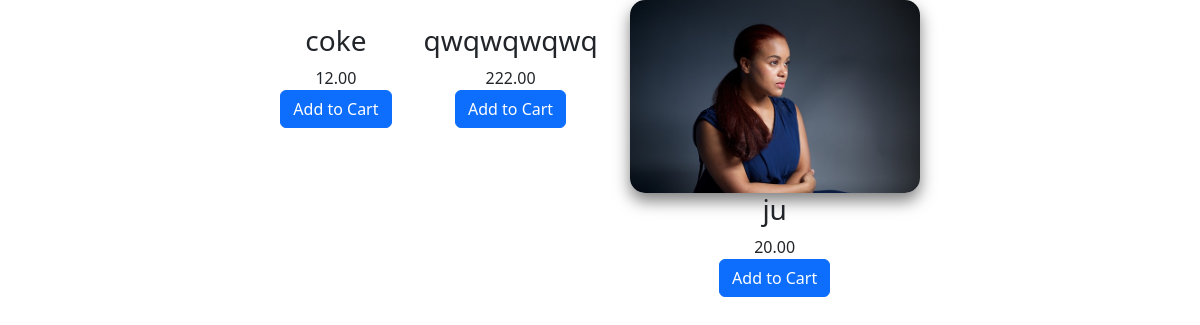
Before: /TRANSFER.PHP with the older database file.
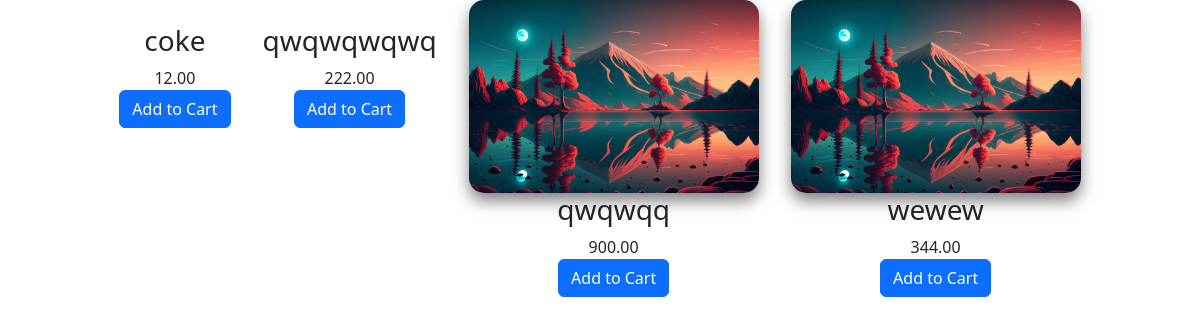
After: the same page with the newer database file.
### tables this page shows
CREATE TABLE `menu` (
  `ID` int(11) NOT NULL,
  `name` varchar(100) NOT NULL,
  `description` text NOT NULL,
  `price` decimal(10,2) NOT NULL,
  `category` varchar(50) NOT NULL,
  `img_url` varchar(250) NOT NULL
);

### TRANSFER.PHP (the view, shortened to what this page needs)
<?php
include("connections.php");
?>
<!DOCTYPE html>
<html lang="en">
<head>
  <link href="https://cdn.jsdelivr.net/npm/bootstrap@5.3.3/dist/css/bootstrap.min.css" rel="stylesheet">
</head>
<body>
  <div class="product_cont">
    <?php
    $select_products = mysqli_query($con, "SELECT * FROM `menu`");
    if (mysqli_num_rows($select_products) > 0) {
      while ($fetch_product = mysqli_fetch_assoc($select_products)) {
    ?>
        <form action="" method="post">
          <div class="edit_form">
            <img class="im" src="IMAGES/<?php echo $fetch_product['img_url']; ?>" alt="">
            <h3 class="text-center"><?php echo $fetch_product['name']; ?></h3>
            <div class="price text-center"><?php echo $fetch_product['price']; ?></div>
            <div class="text-center">
              <button class="btn btn-primary" name="add_to_cart">Add to Cart</button>
            </div>
          </div>
        </form>
    <?php
      }
    } else {
      echo "<p class='text-center'>No products available</p>";
    }
    ?>
  </div>
</body>
</html>

Changed rows visible on the page:
removed menu: img_url (picture), name "ju", price "20.00"
added menu: img_url (picture), name "qwqwqq", price "900.00"
added menu: img_url (picture), name "wewew", price "344.00"
